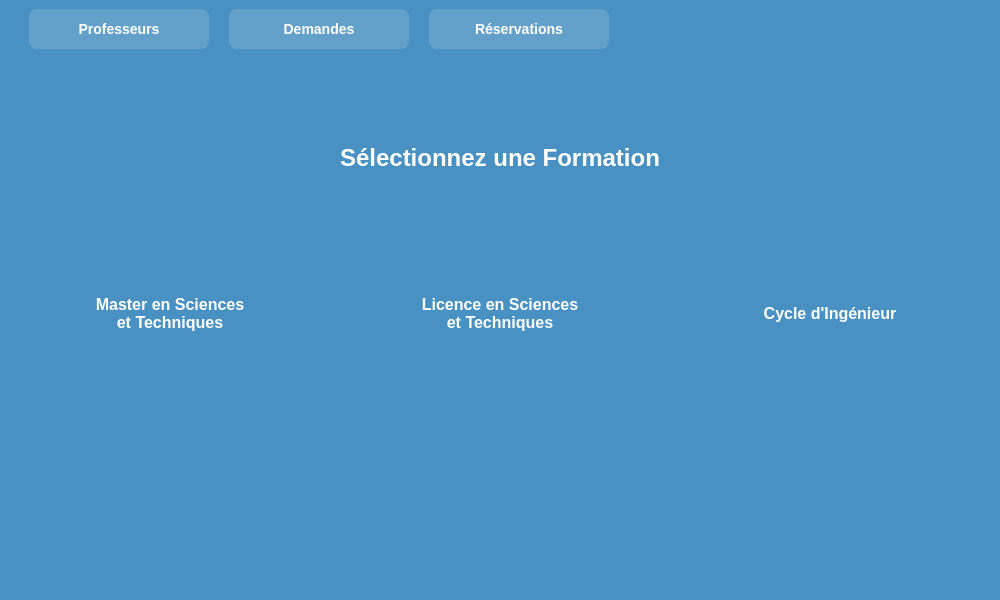
<?xml version="1.0" encoding="UTF-8"?>
<ui version="4.0">
 <class>SelectionWindow</class>
 <widget class="QMainWindow" name="SelectionWindow">
  <property name="geometry">
   <rect>
    <x>0</x>
    <y>0</y>
    <width>1000</width>
    <height>600</height>
   </rect>
  </property>
  <property name="minimumSize">
   <size>
    <width>1000</width>
    <height>600</height>
   </size>
  </property>
  <property name="windowTitle">
   <string>Selection des Formations</string>
  </property>
  <property name="styleSheet">
   <string notr="true">
    QMainWindow {
        background-image: url(:/assets/fst.jpeg);
        background-repeat: no-repeat;
        background-position: center;
    }
    QWidget#centralwidget {
        background: rgba(41, 128, 185, 0.85);
    }
    #professorsButton, #demandsButton, #reservationsButton {
        background-color: rgba(255, 255, 255, 0.15);
        color: white;
        border: none;
        border-radius: 8px;
        font-family: 'Segoe UI', Arial;
        font-size: 14px;
        font-weight: bold;
        padding: 8px 15px;
    }
    #professorsButton:hover, #demandsButton:hover, #reservationsButton:hover {
        background-color: rgba(255, 255, 255, 0.25);
    }
    QLabel {
        color: white;
        font-family: 'Segoe UI', Arial;
    }
   </string>
  </property>
  <widget class="QWidget" name="centralwidget">
   <layout class="QVBoxLayout" name="verticalLayout">
    <item>
     <layout class="QHBoxLayout" name="topButtonsLayout">
      <property name="spacing">
       <number>20</number>
      </property>
      <property name="leftMargin">
       <number>20</number>
      </property>
      <property name="rightMargin">
       <number>20</number>
      </property>
      <item>
       <widget class="QPushButton" name="professorsButton">
        <property name="minimumSize">
         <size>
          <width>180</width>
          <height>40</height>
         </size>
        </property>
        <property name="styleSheet">
         <string notr="true">
          background-color: rgba(255, 255, 255, 0.15);
          font-size: 14px;
         </string>
        </property>
        <property name="text">
         <string>Professeurs</string>
        </property>
        <property name="icon">
         <iconset>
          <normaloff>:/assets/professor.png</normaloff>:/assets/professor.png</iconset>
        </property>
       </widget>
      </item>
      <item>
       <widget class="QPushButton" name="demandsButton">
        <property name="minimumSize">
         <size>
          <width>180</width>
          <height>40</height>
         </size>
        </property>
        <property name="styleSheet">
         <string notr="true">
          background-color: rgba(255, 255, 255, 0.15);
          font-size: 14px;
         </string>
        </property>
        <property name="text">
         <string>Demandes</string>
        </property>
        <property name="icon">
         <iconset>
          <normaloff>:/assets/document.png</normaloff>:/assets/document.png</iconset>
        </property>
       </widget>
      </item>
      <item>
       <widget class="QPushButton" name="reservationsButton">
        <property name="minimumSize">
         <size>
          <width>180</width>
          <height>40</height>
         </size>
        </property>
        <property name="styleSheet">
         <string notr="true">
                background-color: rgba(255, 255, 255, 0.15);
                color: white;
                border: none;
                border-radius: 8px;
                font-family: 'Segoe UI', Arial;
                font-size: 14px;
                font-weight: bold;
                padding: 8px 15px;
            </string>
        </property>
        <property name="text">
         <string>Réservations</string>
        </property>
        <property name="icon">
         <iconset>
          <normaloff>:/assets/calendar.png</normaloff>:/assets/calendar.png</iconset>
        </property>
       </widget>
      </item>
      <item>
       <spacer name="horizontalSpacer">
        <property name="orientation">
         <enum>Qt::Orientation::Horizontal</enum>
        </property>
        <property name="sizeHint" stdset="0">
         <size>
          <width>40</width>
          <height>20</height>
         </size>
        </property>
       </spacer>
      </item>
     </layout>
    </item>
    <item>
     <spacer name="topSpacer">
      <property name="orientation">
       <enum>Qt::Orientation::Vertical</enum>
      </property>
      <property name="sizeHint" stdset="0">
       <size>
        <width>20</width>
        <height>40</height>
       </size>
      </property>
     </spacer>
    </item>
    <item>
     <widget class="QLabel" name="headerLabel">
      <property name="styleSheet">
       <string notr="true">font-size: 24px;
font-weight: bold;
color: white;
background-color: transparent;
padding: 20px;
border-radius: 10px;
font-family: 'Roboto', sans-serif;</string>
      </property>
      <property name="text">
       <string>Sélectionnez une Formation</string>
      </property>
      <property name="alignment">
       <set>Qt::AlignmentFlag::AlignCenter</set>
      </property>
     </widget>
    </item>
    <item>
     <layout class="QHBoxLayout" name="horizontalLayout">
      <property name="spacing">
       <number>30</number>
      </property>
      <item>
       <spacer name="horizontalSpacer1">
        <property name="orientation">
         <enum>Qt::Orientation::Horizontal</enum>
        </property>
        <property name="sizeHint" stdset="0">
         <size>
          <width>40</width>
          <height>20</height>
         </size>
        </property>
       </spacer>
      </item>
      <item>
       <widget class="QPushButton" name="masterButton">
        <property name="minimumSize">
         <size>
          <width>300</width>
          <height>250</height>
         </size>
        </property>
        <property name="cursor">
         <cursorShape>PointingHandCursor</cursorShape>
        </property>
        <property name="styleSheet">
         <string notr="true">QPushButton {
    border: none;
    border-radius: 15px;
    background: qlineargradient(spread:pad, x1:0, y1:0, x2:0, y2:1,
                               stop:0 rgba(41, 128, 185, 0.9), 
                               stop:1 rgba(41, 128, 185, 0.7));
    color: white;
    font-size: 16px;
    font-weight: bold;
    font-family: 'Segoe UI', Arial;
    text-align: center;
    padding-bottom: 20px;
}
QPushButton:hover {
    background: qlineargradient(spread:pad, x1:0, y1:0, x2:0, y2:1,
                               stop:0 rgba(52, 152, 219, 0.9),
                               stop:1 rgba(52, 152, 219, 0.7));
}
QPushButton:pressed {
    background: qlineargradient(spread:pad, x1:0, y1:0, x2:0, y2:1,
                               stop:0 rgba(41, 128, 185, 1),
                               stop:1 rgba(41, 128, 185, 0.8));
}</string>
        </property>
        <property name="text">
         <string>Master en Sciences
et Techniques</string>
        </property>
       </widget>
      </item>
      <item>
       <widget class="QPushButton" name="licenceButton">
        <property name="minimumSize">
         <size>
          <width>300</width>
          <height>250</height>
         </size>
        </property>
        <property name="cursor">
         <cursorShape>PointingHandCursor</cursorShape>
        </property>
        <property name="styleSheet">
         <string notr="true">QPushButton {
    border: none;
    border-radius: 15px;
    background: qlineargradient(spread:pad, x1:0, y1:0, x2:0, y2:1,
                               stop:0 rgba(41, 128, 185, 0.85), 
                               stop:1 rgba(41, 128, 185, 0.65));
    color: white;
    font-size: 16px;
    font-weight: bold;
    font-family: 'Segoe UI', Arial;
    text-align: center;
    padding-bottom: 20px;
}
QPushButton:hover {
    background: qlineargradient(spread:pad, x1:0, y1:0, x2:0, y2:1,
                               stop:0 rgba(52, 152, 219, 0.85),
                               stop:1 rgba(52, 152, 219, 0.65));
}
QPushButton:pressed {
    background: qlineargradient(spread:pad, x1:0, y1:0, x2:0, y2:1,
                               stop:0 rgba(41, 128, 185, 0.95),
                               stop:1 rgba(41, 128, 185, 0.75));
}</string>
        </property>
        <property name="text">
         <string>Licence en Sciences
et Techniques</string>
        </property>
       </widget>
      </item>
      <item>
       <widget class="QPushButton" name="engineerButton">
        <property name="minimumSize">
         <size>
          <width>300</width>
          <height>250</height>
         </size>
        </property>
        <property name="cursor">
         <cursorShape>PointingHandCursor</cursorShape>
        </property>
        <property name="styleSheet">
         <string notr="true">QPushButton {
    border: none;
    border-radius: 15px;
    background: qlineargradient(spread:pad, x1:0, y1:0, x2:0, y2:1,
                               stop:0 rgba(41, 128, 185, 0.95), 
                               stop:1 rgba(41, 128, 185, 0.75));
    color: white;
    font-size: 16px;
    font-weight: bold;
    font-family: 'Segoe UI', Arial;
    text-align: center;
    padding-bottom: 20px;
}
QPushButton:hover {
    background: qlineargradient(spread:pad, x1:0, y1:0, x2:0, y2:1,
                               stop:0 rgba(52, 152, 219, 0.95),
                               stop:1 rgba(52, 152, 219, 0.75));
}
QPushButton:pressed {
    background: qlineargradient(spread:pad, x1:0, y1:0, x2:0, y2:1,
                               stop:0 rgba(41, 128, 185, 1),
                               stop:1 rgba(41, 128, 185, 0.8));
}</string>
        </property>
        <property name="text">
         <string>Cycle d'Ingénieur</string>
        </property>
       </widget>
      </item>
      <item>
       <spacer name="horizontalSpacer2">
        <property name="orientation">
         <enum>Qt::Orientation::Horizontal</enum>
        </property>
        <property name="sizeHint" stdset="0">
         <size>
          <width>40</width>
          <height>20</height>
         </size>
        </property>
       </spacer>
      </item>
     </layout>
    </item>
    <item>
     <spacer name="bottomSpacer">
      <property name="orientation">
       <enum>Qt::Orientation::Vertical</enum>
      </property>
      <property name="sizeHint" stdset="0">
       <size>
        <width>20</width>
        <height>40</height>
       </size>
      </property>
     </spacer>
    </item>
    <item>
     <widget class="QStackedWidget" name="mainStack"/>
    </item>
   </layout>
  </widget>
 </widget>
 <resources/>
 <connections/>
</ui>
